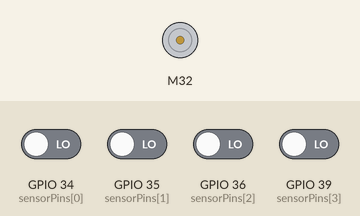
Bench run of a sketch on a simulated ESP32. Shown: DC motor (green arrow = forward, orange = backward, longer = faster). Inputs (shaded band) come from the test bench; at power-on: GPIO 34 (sensorPins[0]), GPIO 35 (sensorPins[1]), GPIO 36 (sensorPins[2]), GPIO 39 (sensorPins[3]) LOW. What the sketch prints to the serial monitor is not drawn.

Above: at 0.1 s.
Timing chart, 0 to 118.0 s (numbered marks = the images above):
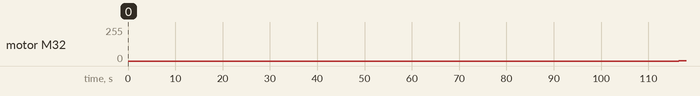

The sketch:

test-sensors.ino
```cpp
#include <ESP32MX1508.h>

#define RES 8
#define FREQ 5000

static const int sensorPins[4]   = {34, 35, 36, 39};
static const int motorPins[8]    = {19, 21, 22, 23, 25, 26, 32, 33};

static const float radius        = 21.4 / 100;
static const unsigned int steps  = 40;

bool valsOld[4]                  = {0, 0, 0, 0};
float speeds[4]                  = {0, 0, 0, 0};
unsigned long lastRefreshTime[4] = {0, 0, 0, 0};
unsigned int sensorCounters[4]   = {0, 0, 0, 0};

float results = 0;
unsigned int i = 0;
unsigned int j = 0;
float averaged[255] = {};

MX1508 motor0(motorPins[6], motorPins[7], 6, 7, RES, FREQ);
MX1508 motor1(motorPins[1], motorPins[0], 0, 1, RES, FREQ);
MX1508 motor2(motorPins[4], motorPins[5], 4, 5, RES, FREQ);
MX1508 motor3(motorPins[3], motorPins[2], 2, 3, RES, FREQ);

void setup() {
  pinMode(sensorPins[0], INPUT);
  pinMode(sensorPins[1], INPUT);
  pinMode(sensorPins[2], INPUT);
  pinMode(sensorPins[3], INPUT);

  Serial.begin(921600);
}

void speed(int motorIndex) {
  unsigned long diff = millis() - lastRefreshTime[motorIndex];
  float speed = radius / steps / ((float)diff / 1000);

  if (speed < 1) speeds[motorIndex] = speed;

  sensorCounters[motorIndex] = 0;
  lastRefreshTime[motorIndex] += diff;
}

void arrayCopy(bool* src, bool* dst, int len) {
    memcpy(dst, src, sizeof(src[0])*len);
}

void loop() {

  bool vals[4] = {
    digitalRead(sensorPins[0]) == HIGH,
    digitalRead(sensorPins[1]) == HIGH,
    digitalRead(sensorPins[2]) == HIGH,
    digitalRead(sensorPins[3]) == HIGH
  };

  if (vals[0] != valsOld[0]) speed(0);
  if (sensorCounters[0] > 200) { speeds[0] = 0; sensorCounters[0] = 0; };
  sensorCounters[0]++;

  if (vals[1] != valsOld[1]) speed(1);
  if (sensorCounters[1] > 200) { speeds[1] = 0; sensorCounters[1] = 0; };
  sensorCounters[1]++;

  if (vals[2] != valsOld[2]) speed(2);
  if (sensorCounters[2] > 200) { speeds[2] = 0; sensorCounters[2] = 0; };
  sensorCounters[2]++;

  if (vals[3] != valsOld[3]) speed(3);
  if (sensorCounters[3] > 200) { speeds[3] = 0; sensorCounters[3] = 0; };
  sensorCounters[3]++;

  arrayCopy(vals, valsOld, 4);

  motor0.motorGo(j);
  results += speeds[0];
  i++;

  if (j > 255) {
    j = 0;
  }

  if (i > 100000) {
    float average = results / 100000;
    results = 0;
    i = 0;
    j++;

    Serial.print("average speed for PWM ");
    Serial.print(j);
    Serial.print(" is ");
    Serial.println(average);
  }

  // Serial.print(speeds[0]);
  // Serial.print(",");
  // Serial.print(speeds[1]);
  // Serial.print(",");
  // Serial.print(speeds[2]);
  // Serial.print(",");
  // Serial.println(speeds[3]);
}
```

Measured:
- by itself, motor M32: stopped → forward 1/255 at 116 s
